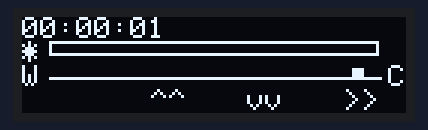
Bench run of a sketch on a simulated ESP8266 (NodeMCU). Shown: 128×32 one-colour display. What the sketch prints to the serial monitor is not drawn.

Above: at 0.1 s.
At 4.1 s:
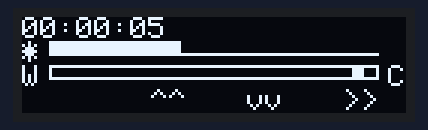
At 8.2 s:
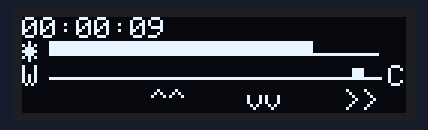
At 15.3 s:
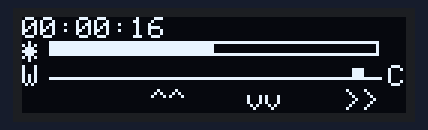
At 26.4 s:
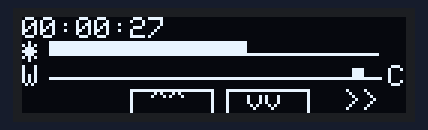
At 38.6 s:
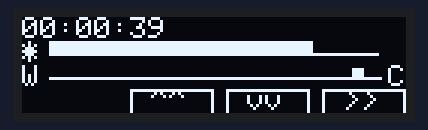

The sketch:

ESP8266_OLED_128x64_menu.ino
```cpp
#include <SPI.h>
#include <Wire.h>
#include <Adafruit_GFX.h>
#include <Adafruit_SSD1306.h>

#define OLED_RESET D4
/* Object named display, of the class Adafruit_SSD1306 */
Adafruit_SSD1306 display(OLED_RESET);

//#if (SSD1306_LCDHEIGHT != 64)
////#if (SSD1306_LCDHEIGHT != 32)
//#error("Height incorrect, please fix Adafruit_SSD1306.h!");
//#endif

uint8_t s = 0, m = 0, h = 0;
uint8_t cnt = 0;

// 5x7 font

void setup()   {
  Serial.begin(115200);
  Serial.println ("Initializing...");
  display.begin(SSD1306_SWITCHCAPVCC, 0x3C); /* Initialize display with address 0x3C */
//  display.invertDisplay(1);
  display.clearDisplay();  /* Clear display */
  display.setTextSize(1);  /* Select font size of text. Increases with size of argument. */
  display.setTextColor(WHITE);  /* Color of text*/
}

void loop()
{
  updateWatch();/* Every second increment clock and display */
  delay(1000);
}

void updateWatch()
{
  s = s + 1;
  if (s == 60) {
    s = 0;
    m = m + 1;
  }
  if (m == 60) {
    m = 0;
    h = h + 1;
  }
  if (h == 13)
    h = 1;

  writeOLED();
}

void writeOLED()
{
  char time[30];
  int sel1 = 0;
  int sel2 = 0;
  int sel3 = 0;
  int sel4 = 0;
  int pos = 0;
  int col = 0;
  int raw = 0;
  int spa = 0; // menu spacing left/right
  int menu_w = 0;
  int sel_w = 0;

  display.clearDisplay();  /* Clear display */
  sprintf(time, "%02d:%02d:%02d", h, m, s);

  drawStr(0, 0, time);

  Serial.print ("Write OLED CNT=");
  Serial.println (cnt);

  drawBarBright (8, (cnt%10)*10, (cnt%3) == 0);

  drawBarWhiteTemp (16, 100/*(cnt%10)*10*/, (cnt%3) == 1);


  if (cnt & 1) sel1 = 1;
  if (cnt & 2) sel2 = 1;
  if (cnt & 3) sel3 = 1;
  if (cnt & 4) sel4 = 1;

  menu_w = 128/4;
  raw = 50+13;
  pos = 0;
  spa = 4;
  sel_w = 11;

  int y = 24;
  if (cnt%3 == 2)
    display.drawRect (pos+spa,y, menu_w-spa, 14, sel1);
  else
    display.drawLine (pos+spa,raw, pos+menu_w-spa, raw, sel1);
  drawStr (pos+sel_w, 53, "<<");

  pos += menu_w;
  if (cnt%3 == 2)
    display.drawRect (pos+spa,y, menu_w-spa, 14, sel2);
  else
    display.drawLine (pos+spa,raw, pos+menu_w-spa, raw, sel2);
  drawStr (pos+sel_w, y, "^^");

  pos += menu_w;
  if (cnt%3 == 2)
    display.drawRect (pos+spa,y, menu_w-spa, 14, sel3);
  else
    display.drawLine (pos+spa,raw, pos+menu_w-spa, raw, sel3);
  drawStr (pos+sel_w, y, "vv");

  pos += menu_w;
  if (cnt%3 == 2)
    display.drawRect (pos+spa,y, menu_w-spa, 14, sel4);
  else
    display.drawLine (pos+spa,raw, pos+menu_w-spa, raw, sel4);
  drawStr (pos+sel_w, y, ">>");


//  drawStr (3, 53, "Left");
//  drawStr (48, 53, "Table");
//  drawStr (93, 53, "Right");


//  drawStr (3, 53, "<<  ^^  vv  >>");

  display.display();
    cnt++;
}


void drawBarWhiteTemp(int y, int level, int sel)
{
  int x = 0;
//  int y = 35;
  int w = 128;
  int h = 5;
  int f = 0;
  int c = 4;     // cursor width

  drawStr (x, y, "W");
  drawStr (w-6, y, "C");

  x = x + 9;
  w = w - 18;
  f = map (level, 0, 100, x, w);

  /* draw line (not active) or frame (active) */

  if (sel)
    display.drawRect (x, y, w, h, 1);
  else
    display.drawLine (x, y+h-1, x+w, y+h-1, 1);

  display.fillRect (f, y+1, c, h-2, 1);
}

void drawBarBright(int y, int level, int sel)
{
  int x = 0;
//  int y = 20;
  int w = 128;
  int h = 5;
  int f = 0;

  drawStr (x, y, "*");

  x = x + 9;
  w = w - 18;
  f = map (level, 0, 100, 0, w);

  Serial.println ("Draw bright");
  Serial.print ("X=");
  Serial.println (x);
  Serial.print ("y=");
  Serial.println (y);
  Serial.print ("w=");
  Serial.println (w);
  Serial.print ("h=");
  Serial.println (h);
  Serial.print ("F=");
  Serial.println (f);


  if (sel)
    display.drawRect (x, y, w, h, 1);
  else
    display.drawLine (x, y+h-1, x+w-1, y+h-1, 1);

  display.fillRect (x, y, f, h, 1);
}


void drawBar (int x, int y, int w, int h, int level, int sel)
{
//  int x = 0;
//  int y = 35;
//  int w = 128;
//  int h = 8;
  int f = 0;

  f = map (level, 0, 100, 0, w);

  if (sel)
    display.drawRect (x, y, w, h, 1);
  else
    display.drawLine (x, y+h, x+w, y+h, 1);
  display.fillRect (x, y, f, h, 1);

}

void drawStr(uint8_t x, uint8_t y, char* str)
{
  display.setCursor(x, y);  /* Set x,y coordinates */
  display.println(str);
}
```

Measured:
- what the display in image 1 shows lasts 1.0 s, from 4.1 s to 5.1 s
